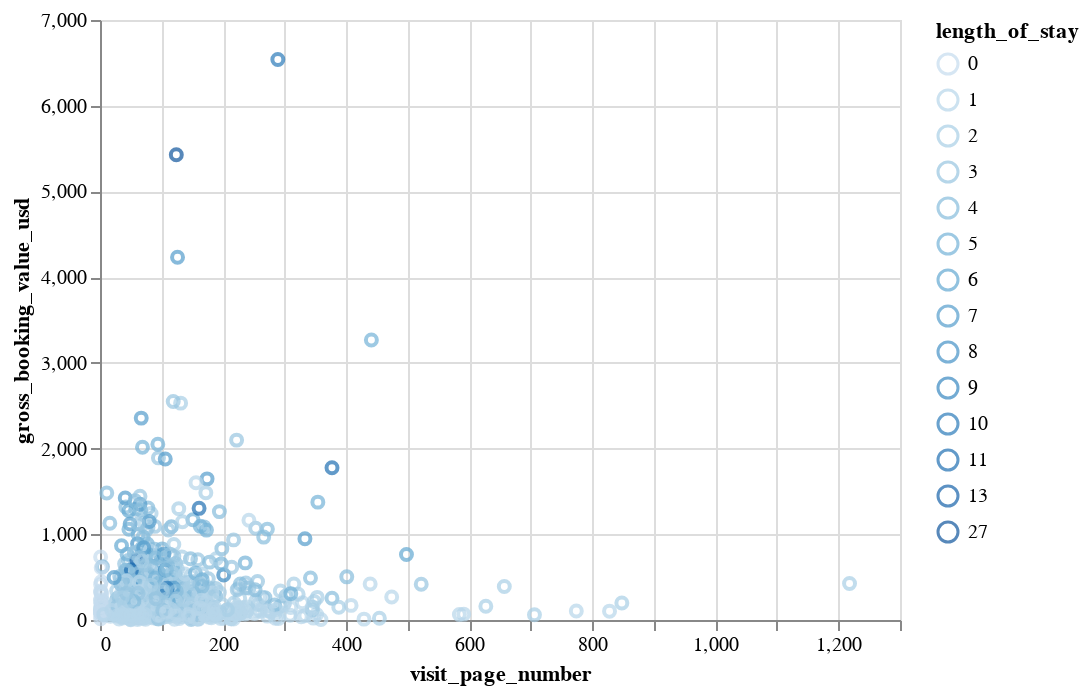

Source (notebook cell):
### Markdown cell above
Legend should be discrete when data is ordinal:

### Code cell
alt.Chart(bkg_sample_df).mark_point().encode(
    y='gross_booking_value_usd',
    x='visit_page_number',
    color='length_of_stay:O'
)

### Figure 1 — Vega-Lite specification as saved in the notebook (floating-point values rounded to 4 significant figures; data arrays with more than 128 entries replaced by an {"elided": "..."} marker saying what was removed)
{"$schema": "https://vega.github.io/schema/vega-lite/v3.2.1.json", "config": {"mark": {"tooltip": null}, "view": {"height": 300, "width": 400}}, "data": {"name": "data-d381decd2424db34383d43598c447b72"}, "datasets": {"data-d381decd2424db34383d43598c447b72": {"elided": "1000 records"}}, "encoding": {"color": {"field": "length_of_stay", "type": "ordinal"}, "x": {"field": "visit_page_number", "type": "quantitative"}, "y": {"field": "gross_booking_value_usd", "type": "quantitative"}}, "mark": "point"}
